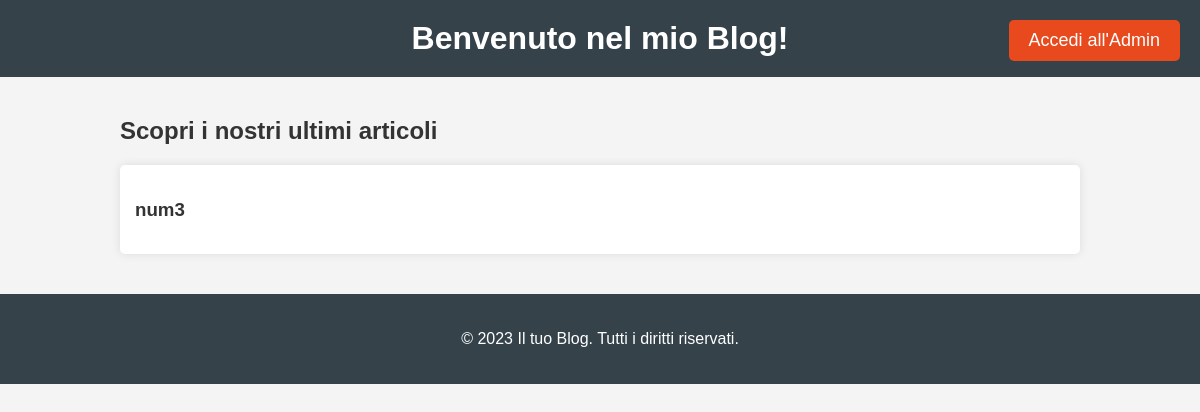
Before: / with the older database file.
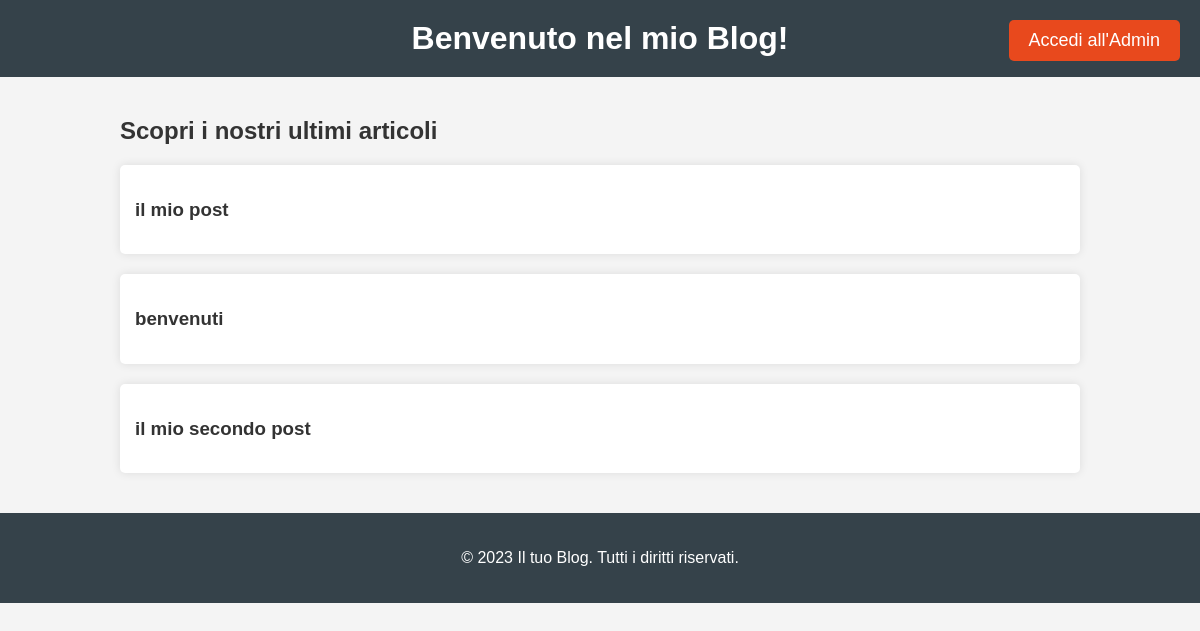
After: the same page with the newer database file.
### blog/models.py (models this page shows)
class Post(models.Model):
    title = models.CharField(max_length=255)
    body = models.TextField()
    created_on = models.DateTimeField(auto_now_add=True)
    last_modified = models.DateTimeField(auto_now=True)
    categories = models.ManyToManyField("Category", related_name="posts")

### blog/views.py (the view)
# urls.py: path('', home, name='home'),
def home(request):
    posts = Post.objects.all()
    return render(request, 'blog/home.html', {'posts': posts})

### blog/templates/blog/home.html (shortened to what this page needs)
<!DOCTYPE html>
<html lang="it">
<head>
    <link rel="stylesheet" href="https://cdnjs.cloudflare.com/ajax/libs/font-awesome/5.15.4/css/all.min.css">
</head>
<body>
    <header>
        <h1>Benvenuto nel mio Blog!</h1>
        <a href="{% url 'admin:index' %}" class="btn-login">Accedi all'Admin</a>
    </header>
    <div class="container">
        <h2>Scopri i nostri ultimi articoli</h2>
        {% for post in posts %}
            <div class="post">
                <h3>{{ post.title }}</h3>
            </div>
        {% empty %}
            <p>Non ci sono post disponibili.</p>
        {% endfor %}
    </div>
    <footer>
        <p>&copy; 2023 Il tuo Blog. Tutti i diritti riservati.</p>
    </footer>
</body>
</html>

### blog/templates/blog/home.html (style rules this page uses)
body { font-family: Arial, sans-serif; margin: 0; padding: 0; background-color: #f4f4f4; color: #333; }
header { background: #35424a; color: #ffffff; padding: 20px 0; text-align: center; position: relative; }
h1 { margin: 0; }
.container { width: 80%; margin: auto; overflow: hidden; padding: 20px; }
.post { background: #fff; margin: 20px 0; padding: 15px; border-radius: 5px; box-shadow: 0 0 10px rgba(0, 0, 0, 0.1); }
.btn-login { position: absolute; top: 20px; right: 20px; font-size: 18px; color: #fff; background: #e8491d; padding: 10px 20px; text-decoration: none; border-radius: 5px; transition: background 0.3s; }
footer { text-align: center; padding: 20px 0; background: #35424a; color: #ffffff; position: relative; bottom: 0; width: 100%; }

Changed rows visible on the page:
removed Post: title "num3"
added Post: title "il mio post"
added Post: title "benvenuti"
added Post: title "il mio secondo post"
